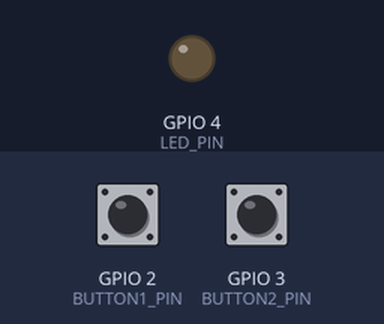
Bench run of a sketch on a simulated Seeed XIAO ESP32-C3. Parts: output pins drawn as LEDs (lit = HIGH). The inputs (shaded band) are chosen by the test bench; at power-on: GPIO 2 (BUTTON1_PIN) HIGH, GPIO 3 (BUTTON2_PIN) HIGH. WiFi joins after 1.5 s; servers stay silent unless stated; uploads are accepted with an empty reply; what the sketch prints to the serial monitor is not drawn.

Above: at 1.1 s.
At 3.7 s:
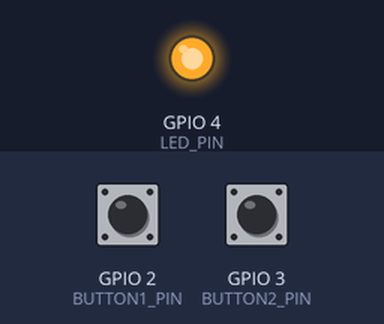
3.8 s: GPIO 2 (BUTTON1_PIN) pulled LOW for 0.15 s
Timing chart, 0 to 6.8 s (numbered marks = the images above; inputs shaded):
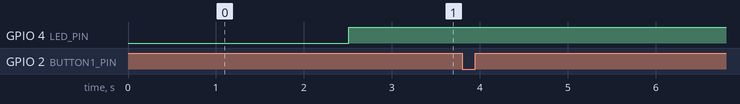

The sketch:

xiao_controller.ino
```cpp
/*
 * Seeed XIAO ESP32C3/ESP32S3 Audio Trigger Controller
 * Sends button press events to Raspberry Pi audio server
 *
 * Hardware:
 * - Button 1: GPIO D0
 * - Button 2: GPIO D1
 * - Built-in LED: GPIO D2 (status indicator)
 *
 * Network:
 * - WiFi connection to same network as Raspberry Pi
 * - HTTP POST requests to Pi audio server
 */

#include <WiFi.h>
#include <HTTPClient.h>
#include <ArduinoJson.h>

// Configuration - UPDATE THESE VALUES
const char* ssid = "YOUR_WIFI_SSID";
const char* password = "YOUR_WIFI_PASSWORD";
const char* pi_server = "http://192.168.1.100:8080";  // Pi's IP address

// XIAO Controller ID (1 or 2)
const int XIAO_ID = 1;  // Change this to 2 for the second XIAO

// Pin definitions
const int BUTTON1_PIN = D0;
const int BUTTON2_PIN = D1;
const int LED_PIN = D2;

// Button state tracking
bool button1_pressed = false;
bool button2_pressed = false;
bool last_button1_state = HIGH;
bool last_button2_state = HIGH;

// Debouncing
unsigned long last_debounce_time1 = 0;
unsigned long last_debounce_time2 = 0;
const unsigned long debounce_delay = 50;

// Network status
bool wifi_connected = false;
unsigned long last_connection_check = 0;
const unsigned long connection_check_interval = 30000; // 30 seconds

void setup() {
  Serial.begin(115200);
  delay(1000);

  Serial.println("XIAO Audio Trigger Controller Starting...");
  Serial.println("XIAO ID: " + String(XIAO_ID));

  // Initialize pins
  pinMode(BUTTON1_PIN, INPUT_PULLUP);
  pinMode(BUTTON2_PIN, INPUT_PULLUP);
  pinMode(LED_PIN, OUTPUT);

  // Initial LED state
  digitalWrite(LED_PIN, LOW);

  // Connect to WiFi
  connectToWiFi();

  Serial.println("Setup complete!");
}

void loop() {
  // Check WiFi connection periodically
  if (millis() - last_connection_check > connection_check_interval) {
    if (WiFi.status() != WL_CONNECTED) {
      Serial.println("WiFi disconnected, attempting to reconnect...");
      connectToWiFi();
    }
    last_connection_check = millis();
  }

  // Read button states
  int button1_state = digitalRead(BUTTON1_PIN);
  int button2_state = digitalRead(BUTTON2_PIN);

  // Handle Button 1
  if (button1_state != last_button1_state) {
    if (millis() - last_debounce_time1 > debounce_delay) {
      if (button1_state == LOW && !button1_pressed) {
        button1_pressed = true;
        triggerAudio(1);
        Serial.println("Button 1 pressed - triggering audio");
      } else if (button1_state == HIGH) {
        button1_pressed = false;
      }
      last_debounce_time1 = millis();
    }
    last_button1_state = button1_state;
  }

  // Handle Button 2
  if (button2_state != last_button2_state) {
    if (millis() - last_debounce_time2 > debounce_delay) {
      if (button2_state == LOW && !button2_pressed) {
        button2_pressed = true;
        triggerAudio(2);
        Serial.println("Button 2 pressed - triggering audio");
      } else if (button2_state == HIGH) {
        button2_pressed = false;
      }
      last_debounce_time2 = millis();
    }
    last_button2_state = button2_state;
  }

  // LED status indicator
  if (wifi_connected) {
    digitalWrite(LED_PIN, HIGH);
  } else {
    // Blink LED when disconnected
    static unsigned long last_blink = 0;
    if (millis() - last_blink > 500) {
      digitalWrite(LED_PIN, !digitalRead(LED_PIN));
      last_blink = millis();
    }
  }

  delay(10); // Small delay for stability
}

void connectToWiFi() {
  Serial.print("Connecting to WiFi: ");
  Serial.println(ssid);

  WiFi.begin(ssid, password);

  int attempts = 0;
  while (WiFi.status() != WL_CONNECTED && attempts < 20) {
    delay(500);
    Serial.print(".");
    attempts++;
  }

  if (WiFi.status() == WL_CONNECTED) {
    wifi_connected = true;
    Serial.println();
    Serial.println("WiFi connected!");
    Serial.print("IP address: ");
    Serial.println(WiFi.localIP());
    Serial.print("Pi server: ");
    Serial.println(pi_server);
  } else {
    wifi_connected = false;
    Serial.println();
    Serial.println("WiFi connection failed!");
  }
}

void triggerAudio(int button_id) {
  if (!wifi_connected) {
    Serial.println("Cannot trigger audio - WiFi not connected");
    return;
  }

  HTTPClient http;
  String url = String(pi_server) + "/trigger_audio";

  http.begin(url);
  http.addHeader("Content-Type", "application/json");

  // Create JSON payload
  StaticJsonDocument<200> doc;
  doc["xiao_id"] = XIAO_ID;
  doc["button_id"] = button_id;

  String json_string;
  serializeJson(doc, json_string);

  Serial.println("Sending request to: " + url);
  Serial.println("Payload: " + json_string);

  int httpResponseCode = http.POST(json_string);

  if (httpResponseCode > 0) {
    String response = http.getString();
    Serial.println("HTTP Response Code: " + String(httpResponseCode));
    Serial.println("Response: " + response);

    if (httpResponseCode == 200) {
      Serial.println("Audio trigger successful!");
    } else {
      Serial.println("Audio trigger failed!");
    }
  } else {
    Serial.println("HTTP request failed!");
    Serial.println("Error: " + String(httpResponseCode));
  }

  http.end();
}

// Optional: Add status endpoint for debugging
void handleStatusRequest() {
  Serial.println("=== XIAO Status ===");
  Serial.println("XIAO ID: " + String(XIAO_ID));
  Serial.println("WiFi Status: " + String(wifi_connected ? "Connected" : "Disconnected"));
  Serial.println("IP Address: " + WiFi.localIP().toString());
  Serial.println("Button 1 State: " + String(digitalRead(BUTTON1_PIN) ? "HIGH" : "LOW"));
  Serial.println("Button 2 State: " + String(digitalRead(BUTTON2_PIN) ? "HIGH" : "LOW"));
  Serial.println("==================");
}
```

Measured:
- after the input at 3.8 s, every drawn part: stays the same
